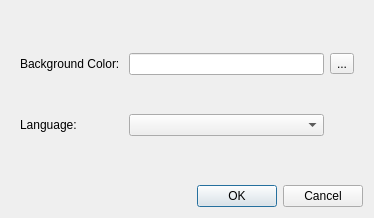
<?xml version="1.0" encoding="UTF-8"?>
<ui version="4.0">
 <class>PreferenceDialog</class>
 <widget class="QDialog" name="PreferenceDialog">
  <property name="windowModality">
   <enum>Qt::ApplicationModal</enum>
  </property>
  <property name="geometry">
   <rect>
    <x>0</x>
    <y>0</y>
    <width>374</width>
    <height>218</height>
   </rect>
  </property>
  <property name="windowTitle">
   <string>Dialog</string>
  </property>
  <property name="sizeGripEnabled">
   <bool>false</bool>
  </property>
  <property name="modal">
   <bool>true</bool>
  </property>
  <layout class="QVBoxLayout" name="verticalLayout">
   <item>
    <widget class="QWidget" name="widget" native="true">
     <layout class="QGridLayout" name="gridLayout">
      <item row="2" column="0">
       <widget class="QLabel" name="label_3">
        <property name="text">
         <string>Language:</string>
        </property>
       </widget>
      </item>
      <item row="1" column="0">
       <widget class="QLabel" name="label_2">
        <property name="text">
         <string>Background Color: </string>
        </property>
       </widget>
      </item>
      <item row="1" column="1">
       <widget class="QLineEdit" name="line_edit_background_color">
        <property name="maxLength">
         <number>32766</number>
        </property>
        <property name="alignment">
         <set>Qt::AlignCenter</set>
        </property>
        <property name="readOnly">
         <bool>true</bool>
        </property>
       </widget>
      </item>
      <item row="1" column="2">
       <widget class="QToolButton" name="background_color_button">
        <property name="text">
         <string>...</string>
        </property>
       </widget>
      </item>
      <item row="2" column="1">
       <widget class="QComboBox" name="language_box"/>
      </item>
     </layout>
    </widget>
   </item>
   <item>
    <widget class="QDialogButtonBox" name="buttonBox">
     <property name="orientation">
      <enum>Qt::Horizontal</enum>
     </property>
     <property name="standardButtons">
      <set>QDialogButtonBox::Cancel|QDialogButtonBox::Ok</set>
     </property>
    </widget>
   </item>
  </layout>
 </widget>
 <resources/>
 <connections>
  <connection>
   <sender>buttonBox</sender>
   <signal>accepted()</signal>
   <receiver>PreferenceDialog</receiver>
   <slot>accept()</slot>
   <hints>
    <hint type="sourcelabel">
     <x>252</x>
     <y>295</y>
    </hint>
    <hint type="destinationlabel">
     <x>157</x>
     <y>274</y>
    </hint>
   </hints>
  </connection>
  <connection>
   <sender>buttonBox</sender>
   <signal>rejected()</signal>
   <receiver>PreferenceDialog</receiver>
   <slot>reject()</slot>
   <hints>
    <hint type="sourcelabel">
     <x>320</x>
     <y>295</y>
    </hint>
    <hint type="destinationlabel">
     <x>286</x>
     <y>274</y>
    </hint>
   </hints>
  </connection>
 </connections>
</ui>
